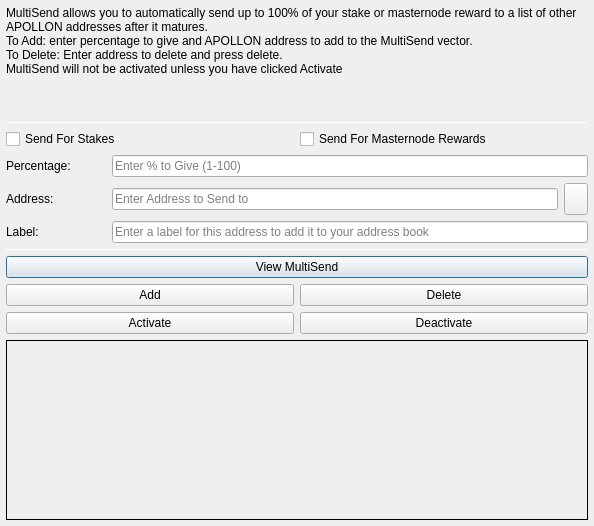
<?xml version="1.0" encoding="UTF-8"?>
<ui version="4.0">
 <class>MultiSendDialog</class>
 <widget class="QDialog" name="MultiSendDialog">
  <property name="windowModality">
   <enum>Qt::NonModal</enum>
  </property>
  <property name="geometry">
   <rect>
    <x>0</x>
    <y>0</y>
    <width>594</width>
    <height>526</height>
   </rect>
  </property>
  <property name="windowTitle">
   <string>MultiSend</string>
  </property>
  <layout class="QVBoxLayout" name="verticalLayout" stretch="0">
   <property name="margin">
    <number>6</number>
   </property>
   <item>
    <layout class="QVBoxLayout" name="verticalLayout_Main" stretch="1,1,1,0,1,1,1">
     <item>
      <widget class="QLabel" name="label_2">
       <property name="lineWidth">
        <number>1</number>
       </property>
       <property name="text">
        <string>MultiSend allows you to automatically send up to 100% of your stake or masternode reward to a list of other APOLLON addresses after it matures.
To Add: enter percentage to give and APOLLON address to add to the MultiSend vector.
To Delete: Enter address to delete and press delete.
MultiSend will not be activated unless you have clicked Activate</string>
       </property>
       <property name="alignment">
        <set>Qt::AlignLeading|Qt::AlignLeft|Qt::AlignTop</set>
       </property>
       <property name="wordWrap">
        <bool>true</bool>
       </property>
      </widget>
     </item>
     <item>
      <widget class="Line" name="line">
       <property name="minimumSize">
        <size>
         <width>0</width>
         <height>1</height>
        </size>
       </property>
       <property name="maximumSize">
        <size>
         <width>16777215</width>
         <height>1</height>
        </size>
       </property>
       <property name="orientation">
        <enum>Qt::Horizontal</enum>
       </property>
      </widget>
     </item>
     <item>
      <layout class="QVBoxLayout" name="verticalLayout_Settings">
       <item>
        <layout class="QHBoxLayout" name="horizontalLayout">
         <item>
          <widget class="QCheckBox" name="multiSendStakeCheckBox">
           <property name="text">
            <string>Send For Stakes</string>
           </property>
          </widget>
         </item>
         <item>
          <widget class="QCheckBox" name="multiSendMasternodeCheckBox">
           <property name="text">
            <string>Send For Masternode Rewards</string>
           </property>
          </widget>
         </item>
        </layout>
       </item>
       <item>
        <layout class="QHBoxLayout" name="horizontalLayout_6">
         <item>
          <widget class="QLabel" name="label">
           <property name="minimumSize">
            <size>
             <width>100</width>
             <height>0</height>
            </size>
           </property>
           <property name="toolTip">
            <string>Percentage of stake to send</string>
           </property>
           <property name="text">
            <string>Percentage:</string>
           </property>
          </widget>
         </item>
         <item>
          <widget class="QLineEdit" name="multiSendPercentEdit">
           <property name="toolTip">
            <string>Enter whole numbers 1 - 100</string>
           </property>
           <property name="placeholderText">
            <string>Enter % to Give (1-100)</string>
           </property>
          </widget>
         </item>
        </layout>
       </item>
       <item>
        <layout class="QHBoxLayout" name="horizontalLayout_7">
         <item>
          <widget class="QLabel" name="label_5">
           <property name="minimumSize">
            <size>
             <width>100</width>
             <height>0</height>
            </size>
           </property>
           <property name="toolTip">
            <string>Address to send portion of stake to</string>
           </property>
           <property name="text">
            <string>Address:</string>
           </property>
          </widget>
         </item>
         <item>
          <widget class="QLineEdit" name="multiSendAddressEdit">
           <property name="toolTip">
            <string/>
           </property>
           <property name="placeholderText">
            <string>Enter Address to Send to</string>
           </property>
          </widget>
         </item>
         <item>
          <widget class="QToolButton" name="addressBookButton">
           <property name="maximumSize">
            <size>
             <width>16777215</width>
             <height>32</height>
            </size>
           </property>
           <property name="toolTip">
            <string>Choose an address from the address book</string>
           </property>
           <property name="text">
            <string/>
           </property>
           <property name="icon">
            <iconset resource="../apollon.qrc">
             <normaloff>:/icons/address-book</normaloff>:/icons/address-book</iconset>
           </property>
           <property name="shortcut">
            <string>Alt+A</string>
           </property>
          </widget>
         </item>
        </layout>
       </item>
      </layout>
     </item>
     <item>
      <layout class="QHBoxLayout" name="horizontalLayout_3">
       <item>
        <widget class="QLabel" name="label_3">
         <property name="minimumSize">
          <size>
           <width>100</width>
           <height>0</height>
          </size>
         </property>
         <property name="text">
          <string>Label:</string>
         </property>
        </widget>
       </item>
       <item>
        <widget class="QLineEdit" name="labelAddressLabelEdit">
         <property name="placeholderText">
          <string>Enter a label for this address to add it to your address book</string>
         </property>
        </widget>
       </item>
      </layout>
     </item>
     <item>
      <widget class="Line" name="line_2">
       <property name="minimumSize">
        <size>
         <width>0</width>
         <height>1</height>
        </size>
       </property>
       <property name="maximumSize">
        <size>
         <width>16777215</width>
         <height>1</height>
        </size>
       </property>
       <property name="orientation">
        <enum>Qt::Horizontal</enum>
       </property>
      </widget>
     </item>
     <item>
      <layout class="QVBoxLayout" name="verticalLayout_Buttons">
       <item>
        <layout class="QHBoxLayout" name="horizontalLayout_4">
         <item>
          <widget class="QPushButton" name="viewButton">
           <property name="toolTip">
            <string/>
           </property>
           <property name="statusTip">
            <string>View MultiSend Vector</string>
           </property>
           <property name="text">
            <string>View MultiSend</string>
           </property>
          </widget>
         </item>
        </layout>
       </item>
       <item>
        <layout class="QHBoxLayout" name="horizontalLayout_2">
         <item>
          <widget class="QPushButton" name="addButton">
           <property name="toolTip">
            <string/>
           </property>
           <property name="statusTip">
            <string>Add to MultiSend Vector</string>
           </property>
           <property name="text">
            <string>Add</string>
           </property>
          </widget>
         </item>
         <item>
          <widget class="QPushButton" name="deleteButton">
           <property name="toolTip">
            <string/>
           </property>
           <property name="statusTip">
            <string>Delete Address From MultiSend Vector</string>
           </property>
           <property name="text">
            <string>Delete</string>
           </property>
          </widget>
         </item>
        </layout>
       </item>
       <item>
        <layout class="QHBoxLayout" name="horizontalLayout_5">
         <item>
          <widget class="QPushButton" name="activateButton">
           <property name="statusTip">
            <string>Activate MultiSend</string>
           </property>
           <property name="text">
            <string>Activate</string>
           </property>
          </widget>
         </item>
         <item>
          <widget class="QPushButton" name="disableButton">
           <property name="statusTip">
            <string>Deactivate MultiSend</string>
           </property>
           <property name="text">
            <string>Deactivate</string>
           </property>
          </widget>
         </item>
        </layout>
       </item>
      </layout>
     </item>
     <item>
      <widget class="QLabel" name="message">
       <property name="minimumSize">
        <size>
         <width>0</width>
         <height>180</height>
        </size>
       </property>
       <property name="frameShape">
        <enum>QFrame::Panel</enum>
       </property>
       <property name="frameShadow">
        <enum>QFrame::Plain</enum>
       </property>
       <property name="lineWidth">
        <number>1</number>
       </property>
       <property name="midLineWidth">
        <number>1</number>
       </property>
       <property name="text">
        <string/>
       </property>
       <property name="alignment">
        <set>Qt::AlignLeading|Qt::AlignLeft|Qt::AlignTop</set>
       </property>
       <property name="wordWrap">
        <bool>true</bool>
       </property>
      </widget>
     </item>
    </layout>
   </item>
  </layout>
 </widget>
 <resources>
  <include location="../apollon.qrc"/>
 </resources>
 <connections/>
</ui>
